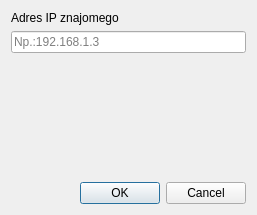
<?xml version="1.0" encoding="UTF-8"?>
<ui version="4.0">
 <class>AddFriendWindow</class>
 <widget class="QDialog" name="AddFriendWindow">
  <property name="geometry">
   <rect>
    <x>0</x>
    <y>0</y>
    <width>257</width>
    <height>215</height>
   </rect>
  </property>
  <property name="windowTitle">
   <string>Dodaj znajomego</string>
  </property>
  <layout class="QGridLayout" name="gridLayout">
   <item row="0" column="0">
    <layout class="QVBoxLayout" name="verticalLayout">
     <item>
      <widget class="QLabel" name="label">
       <property name="text">
        <string>Adres IP znajomego</string>
       </property>
      </widget>
     </item>
     <item>
      <widget class="QLineEdit" name="lineEdit_friendip">
       <property name="placeholderText">
        <string>Np.:192.168.1.3</string>
       </property>
      </widget>
     </item>
     <item>
      <spacer name="verticalSpacer">
       <property name="orientation">
        <enum>Qt::Vertical</enum>
       </property>
       <property name="sizeHint" stdset="0">
        <size>
         <width>20</width>
         <height>40</height>
        </size>
       </property>
      </spacer>
     </item>
     <item>
      <widget class="QDialogButtonBox" name="buttonBox">
       <property name="orientation">
        <enum>Qt::Horizontal</enum>
       </property>
       <property name="standardButtons">
        <set>QDialogButtonBox::Cancel|QDialogButtonBox::Ok</set>
       </property>
      </widget>
     </item>
    </layout>
   </item>
  </layout>
 </widget>
 <resources/>
 <connections>
  <connection>
   <sender>buttonBox</sender>
   <signal>accepted()</signal>
   <receiver>AddFriendWindow</receiver>
   <slot>accept()</slot>
   <hints>
    <hint type="sourcelabel">
     <x>248</x>
     <y>254</y>
    </hint>
    <hint type="destinationlabel">
     <x>157</x>
     <y>274</y>
    </hint>
   </hints>
  </connection>
  <connection>
   <sender>buttonBox</sender>
   <signal>rejected()</signal>
   <receiver>AddFriendWindow</receiver>
   <slot>reject()</slot>
   <hints>
    <hint type="sourcelabel">
     <x>316</x>
     <y>260</y>
    </hint>
    <hint type="destinationlabel">
     <x>286</x>
     <y>274</y>
    </hint>
   </hints>
  </connection>
 </connections>
</ui>
